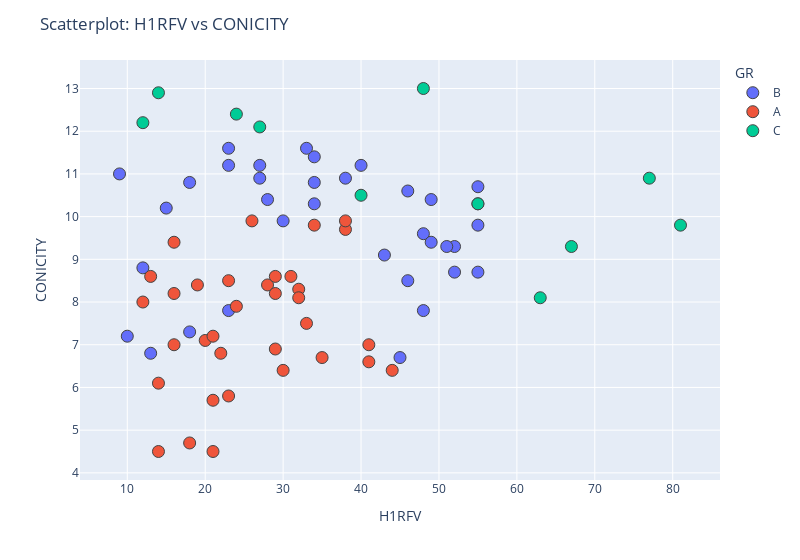

The notebook cell this image was saved under:
### Code cell
Scatterplot(data, "H1RFV", "CONICITY",  "GR")

### Figure 1 — Plotly figure (JSON) as saved in the notebook; plotly's stock layout.template omitted (floating-point values rounded to 4 significant figures)
{"data": [{"hovertemplate": "GR=B<br>H1RFV=%{x}<br>CONICITY=%{y}<extra></extra>", "legendgroup": "B", "marker": {"color": "#636efa", "line": {"width": 1}, "size": 12, "symbol": "circle"}, "mode": "markers", "name": "B", "orientation": "v", "showlegend": true, "type": "scatter", "x": [34, 34, 46, 55, 48, 43, 55, 55, 13, 48, 40, 34, 18, 49, 23, 33, 15, 27, 23, 18, 46, 49, 27, 52, 38, 23, 55, 52, 30, 28, 51, 12, 45, 10, 9], "xaxis": "x", "y": [10.3, 11.4, 8.5, 8.7, 9.6, 9.1, 10.7, 10.3, 6.8, 7.8, 11.2, 10.8, 10.8, 10.4, 7.8, 11.6, 10.2, 10.9, 11.6, 7.3, 10.6, 9.4, 11.2, 8.7, 10.9, 11.2, 9.8, 9.3, 9.9, 10.4, 9.3, 8.8, 6.7, 7.2, 11], "yaxis": "y"}, {"hovertemplate": "GR=A<br>H1RFV=%{x}<br>CONICITY=%{y}<extra></extra>", "legendgroup": "A", "marker": {"color": "#EF553B", "line": {"width": 1}, "size": 12, "symbol": "circle"}, "mode": "markers", "name": "A", "orientation": "v", "showlegend": true, "type": "scatter", "x": [38, 23, 28, 14, 38, 18, 29, 16, 26, 19, 20, 21, 33, 35, 44, 32, 41, 12, 16, 32, 41, 29, 14, 34, 16, 21, 24, 30, 13, 23, 29, 22, 31, 21], "xaxis": "x", "y": [9.7, 8.5, 8.4, 4.5, 9.9, 4.7, 8.2, 9.4, 9.9, 8.4, 7.1, 5.7, 7.5, 6.7, 6.4, 8.3, 6.6, 8, 7, 8.1, 7, 8.6, 6.1, 9.8, 8.2, 7.2, 7.9, 6.4, 8.6, 5.8, 6.9, 6.8, 8.6, 4.5], "yaxis": "y"}, {"hovertemplate": "GR=C<br>H1RFV=%{x}<br>CONICITY=%{y}<extra></extra>", "legendgroup": "C", "marker": {"color": "#00cc96", "line": {"width": 1}, "size": 12, "symbol": "circle"}, "mode": "markers", "name": "C", "orientation": "v", "showlegend": true, "type": "scatter", "x": [77, 14, 40, 55, 63, 27, 24, 67, 12, 48, 81], "xaxis": "x", "y": [10.9, 12.9, 10.5, 10.3, 8.1, 12.1, 12.4, 9.3, 12.2, 13, 9.8], "yaxis": "y"}], "layout": {"legend": {"title": {"text": "GR"}, "tracegroupgap": 0}, "margin": {"t": 60}, "title": {"text": "Scatterplot: H1RFV vs CONICITY"}, "width": 800, "xaxis": {"anchor": "y", "domain": [0, 1], "title": {"text": "H1RFV"}}, "yaxis": {"anchor": "x", "domain": [0, 1], "title": {"text": "CONICITY"}}}}
